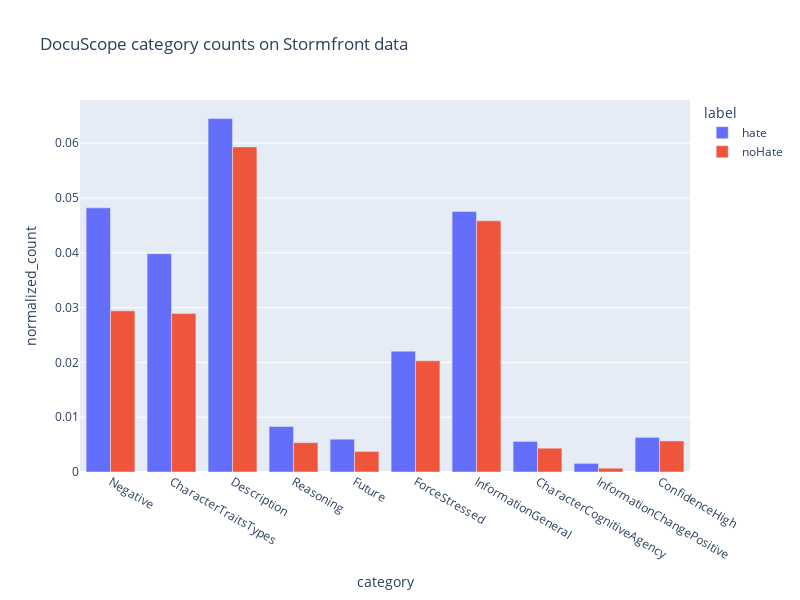

The code cell stored with this chart in its notebook:
### Code cell
# Plot bar graph
import plotly.express as px
fig = px.bar(long_top, x='category', y='normalized_count', color='label', title='DocuScope category counts on Stormfront data', barmode='group', height=600, width=800)
fig.show()

### Figure 1 — Plotly figure (JSON) as saved in the notebook; plotly's stock layout.template omitted (floating-point values rounded to 4 significant figures)
{"data": [{"alignmentgroup": "True", "hovertemplate": "label=hate<br>category=%{x}<br>normalized_count=%{y}<extra></extra>", "legendgroup": "hate", "marker": {"color": "#636efa", "pattern": {"shape": ""}}, "name": "hate", "offsetgroup": "hate", "orientation": "v", "showlegend": true, "textposition": "auto", "type": "bar", "x": ["Negative", "CharacterTraitsTypes", "Description", "Reasoning", "Future", "ForceStressed", "InformationGeneral", "CharacterCognitiveAgency", "InformationChangePositive", "ConfidenceHigh"], "xaxis": "x", "y": [0.0482, 0.03984, 0.06449, 0.008296, 0.005988, 0.02204, 0.04753, 0.005586, 0.001572, 0.006322], "yaxis": "y"}, {"alignmentgroup": "True", "hovertemplate": "label=noHate<br>category=%{x}<br>normalized_count=%{y}<extra></extra>", "legendgroup": "noHate", "marker": {"color": "#EF553B", "pattern": {"shape": ""}}, "name": "noHate", "offsetgroup": "noHate", "orientation": "v", "showlegend": true, "textposition": "auto", "type": "bar", "x": ["Negative", "CharacterTraitsTypes", "Description", "Reasoning", "Future", "ForceStressed", "InformationGeneral", "CharacterCognitiveAgency", "InformationChangePositive", "ConfidenceHigh"], "xaxis": "x", "y": [0.02941, 0.02892, 0.05933, 0.005356, 0.003758, 0.0203, 0.04585, 0.004342, 0.0006932, 0.005666], "yaxis": "y"}], "layout": {"barmode": "group", "height": 600, "legend": {"title": {"text": "label"}, "tracegroupgap": 0}, "title": {"text": "DocuScope category counts on Stormfront data"}, "width": 800, "xaxis": {"anchor": "y", "autorange": true, "domain": [0, 1], "range": [-0.5, 9.5], "title": {"text": "category"}, "type": "category"}, "yaxis": {"anchor": "x", "autorange": true, "domain": [0, 1], "range": [0, 0.06789], "title": {"text": "normalized_count"}, "type": "linear"}}}
